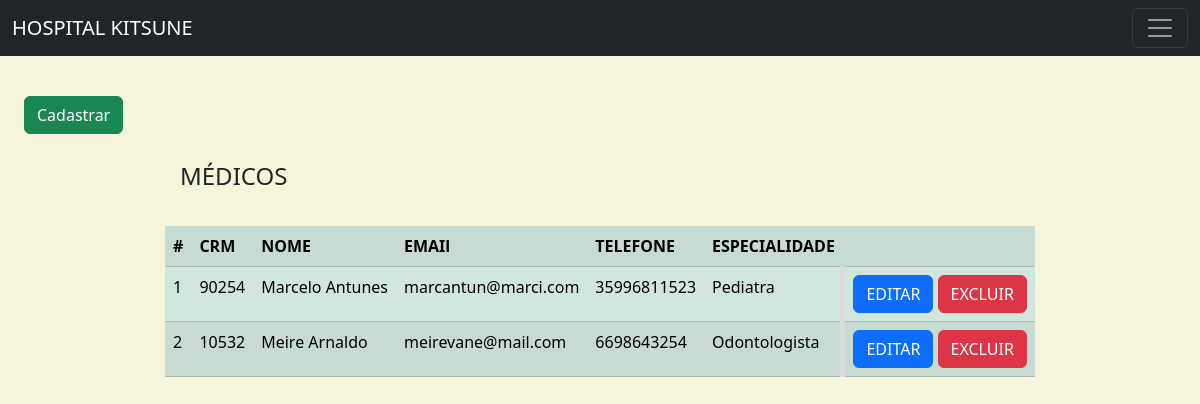
Before: /doctorsIndex.php with the older database file.
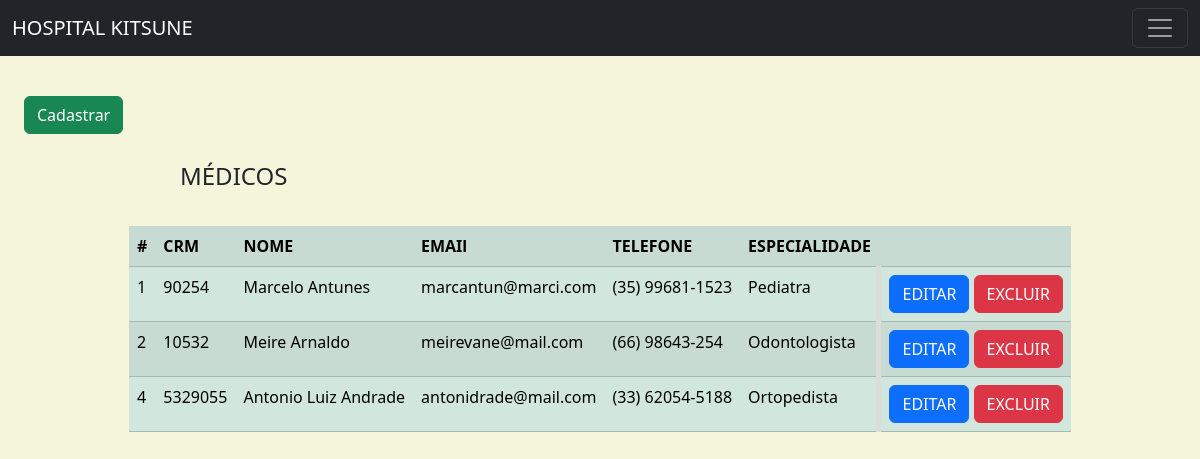
After: the same page with the newer database file.
### tables this page shows
CREATE TABLE `doctors` (
  `id` int(10) NOT NULL,
  `CRM` int(10) DEFAULT NULL,
  `name` varchar(40) DEFAULT NULL,
  `email` varchar(45) DEFAULT NULL,
  `phone` varchar(30) DEFAULT NULL,
  `expertise` varchar(60) DEFAULT NULL,
  `active` tinyint(1) NOT NULL DEFAULT 1
);

### doctorsIndex.php (the view, shortened to what this page needs)
<?php
include 'header.php';
include 'config.php';
$sql = $conn->prepare('select * from doctors where active = 1');
$sql->execute();
$doctors = $sql->fetchAll(PDO::FETCH_ASSOC);
echo '<a class="btn btn-success" href="doctorsForm.php" role="button" style="margin-top: 8%; margin-left:2%; margin-bottom: 2% ">Cadastrar</a>';
if(count($doctors) > 0){
    echo "<legend style= 'padding-left:15%; padding-bottom:2%'>MÉDICOS</legend> ";
    echo "<div class='container-fluid' style='display:grid; justify-content: center; align-items: center;'>";
    echo "<table class='table table-success table-striped ' style='margin:auto; margin-right: 10%;max-width: 100%;'>";
    echo "<tr>";
        echo "<th>#</th>";
        echo "<th>CRM</th>";
        echo "<th>NOME</th>";
        echo "<th>EMAIl</th>";
        echo "<th>TELEFONE</th>";
        echo "<th>ESPECIALIDADE</th>";
        echo "<th></th>";
        echo "</tr>";
        foreach ($doctors as $row) {
            echo "<tr>";
                echo "<td>" . $row['id'] . "</td>";
                echo "<td>" . $row['CRM'] . "</td>";
                echo "<td>" . $row['name'] . "</td>";
                echo "<td>" . $row['email'] . "</td>";
                echo "<td>" . $row['phone'] . "</td>";
                echo "<td>" . $row['expertise'] . "</td>";
                echo "<td style='border-left: 5px solid gainsboro;'>
                <a href='editDoctors.php?id=" . $row['id'] . "' class='btn btn-primary'>EDITAR</a>
                <button data-id='" . $row['id'] . "' class='btn btn-danger delete-btn'>EXCLUIR</button></td>";
                echo "</tr>";
            }
            echo "</table>";
            echo "</div>";
        } else {
            echo "<p style='font-weight: bold;  color: red; font-style: italic; display: flex; justify-content: center;'>Nenhum registro encontrado !</p>";
        }
?>

Changed rows visible on the page:
changed doctors "Marcelo Antunes": phone "35996811523" → "(35) 99681-1523"
changed doctors "Meire Arnaldo": phone "6698643254" → "(66) 98643-254"
added doctors: id "4", CRM "5329055", name "Antonio Luiz Andrade", email "antonidrade@mail.com", phone "(33) 62054-5188", expertise "Ortopedista"
